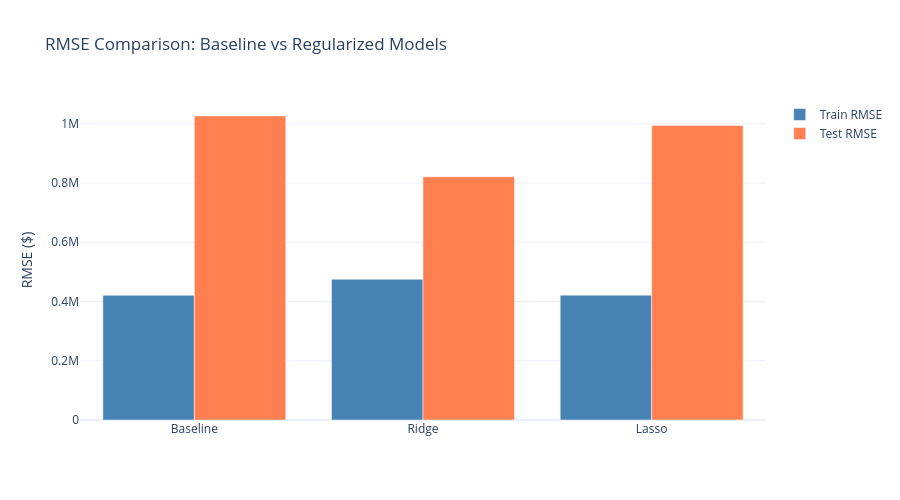

The cell this chart's notebook holds for it:
### Markdown cell above
## Section 7: Visualizations

Visual comparison of RMSE, R2, and overfitting gaps makes it easier to spot whether regularization improved generalization or merely shifted the train-test trade-off.

### Code cell
fig1 = go.Figure()

models = ['Baseline', 'Ridge', 'Lasso']
train_rmses = [base_train_rmse, ridge_train_rmse, lasso_train_rmse]
test_rmses = [base_test_rmse, ridge_test_rmse, lasso_test_rmse]

fig1.add_trace(go.Bar(x=models, y=train_rmses, name='Train RMSE', marker_color='steelblue'))
fig1.add_trace(go.Bar(x=models, y=test_rmses, name='Test RMSE', marker_color='coral'))

fig1.update_layout(
    title='RMSE Comparison: Baseline vs Regularized Models',
    yaxis_title='RMSE ($)',
    barmode='group',
    height=500
)
fig1.write_image(".doc/notebook_plots/03_Regularized/rmse_comparison.png", scale=2)
fig1.show()

### Figure 1 — Plotly figure (JSON) as saved in the notebook; plotly's stock layout.template omitted (floating-point values rounded to 4 significant figures)
{"data": [{"marker": {"color": "steelblue"}, "name": "Train RMSE", "type": "bar", "x": ["Baseline", "Ridge", "Lasso"], "y": [421000.0, 475300.0, 421500.0]}, {"marker": {"color": "coral"}, "name": "Test RMSE", "type": "bar", "x": ["Baseline", "Ridge", "Lasso"], "y": [1026000.0, 821000.0, 994300.0]}], "layout": {"barmode": "group", "height": 500, "title": {"text": "RMSE Comparison: Baseline vs Regularized Models"}, "yaxis": {"title": {"text": "RMSE ($)"}}}}
